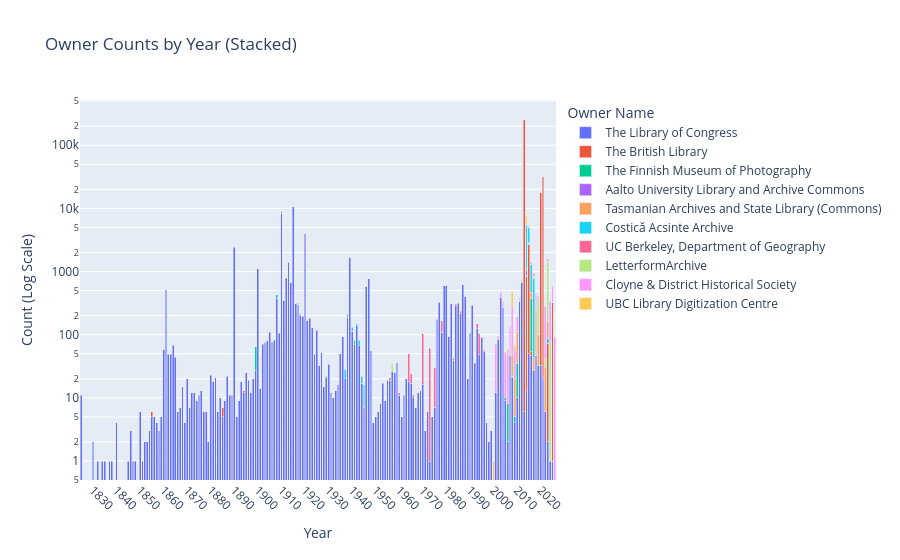

Here is the notebook cell this chart was saved with:
### Code cell
plot_year_per_institution(df)
plot_granularity(df)

### Figure 1 — Plotly figure (JSON) as saved in the notebook; plotly's stock layout.template omitted (floating-point values rounded to 4 significant figures; data arrays with more than 128 entries replaced by an {"elided": "..."} marker saying what was removed)
{"data": [{"alignmentgroup": "True", "hovertemplate": "owner_name=The Library of Congress<br>year=%{x}<br>count=%{y}<extra></extra>", "legendgroup": "The Library of Congress", "marker": {"color": "#636efa", "pattern": {"shape": ""}}, "name": "The Library of Congress", "offsetgroup": "The Library of Congress", "orientation": "v", "showlegend": true, "textposition": "auto", "type": "bar", "x": {"elided": "187 int values"}, "xaxis": "x", "y": {"elided": "187 int values"}, "yaxis": "y"}, {"alignmentgroup": "True", "hovertemplate": "owner_name=The British Library<br>year=%{x}<br>count=%{y}<extra></extra>", "legendgroup": "The British Library", "marker": {"color": "#EF553B", "pattern": {"shape": ""}}, "name": "The British Library", "offsetgroup": "The British Library", "orientation": "v", "showlegend": true, "textposition": "auto", "type": "bar", "x": [1855, 1885, 1894, 2013, 2014, 2015, 2016, 2017, 2018, 2020, 2021, 2023, 2025], "xaxis": "x", "y": [1, 2, 1, 258869, 812, 2639, 8, 1, 1, 17903, 31874, 71, 318], "yaxis": "y"}, {"alignmentgroup": "True", "hovertemplate": "owner_name=The Finnish Museum of Photography<br>year=%{x}<br>count=%{y}<extra></extra>", "legendgroup": "The Finnish Museum of Photography", "marker": {"color": "#00cc96", "pattern": {"shape": ""}}, "name": "The Finnish Museum of Photography", "offsetgroup": "The Finnish Museum of Photography", "orientation": "v", "showlegend": true, "textposition": "auto", "type": "bar", "x": [1899, 1908, 1910, 1911, 1913, 1915, 1930, 1938, 2004, 2005, 2006, 2008, 2009, 2010, 2011, 2012, 2013, 2014, 2015, 2016, 2023], "xaxis": "x", "y": [37, 51, 1, 2, 10, 2, 1, 1, 2, 1, 6, 1, 1, 25, 1, 2, 41, 55, 2, 323, 15], "yaxis": "y"}, {"alignmentgroup": "True", "hovertemplate": "owner_name=Aalto University Library and Archive Commons<br>year=%{x}<br>count=%{y}<extra></extra>", "legendgroup": "Aalto University Library and Archive Commons", "marker": {"color": "#ab63fa", "pattern": {"shape": ""}}, "name": "Aalto University Library and Archive Commons", "offsetgroup": "Aalto University Library and Archive Commons", "orientation": "v", "showlegend": true, "textposition": "auto", "type": "bar", "x": [1900, 1910, 1920, 1930, 1940, 2013, 2014, 2015, 2021], "xaxis": "x", "y": [1, 447, 2, 1, 1, 4, 176, 98, 79], "yaxis": "y"}, {"alignmentgroup": "True", "hovertemplate": "owner_name=Tasmanian Archives and State Library (Commons)<br>year=%{x}<br>count=%{y}<extra></extra>", "legendgroup": "Tasmanian Archives and State Library (Commons)", "marker": {"color": "#FFA15A", "pattern": {"shape": ""}}, "name": "Tasmanian Archives and State Library (Commons)", "offsetgroup": "Tasmanian Archives and State Library (Commons)", "orientation": "v", "showlegend": true, "textposition": "auto", "type": "bar", "x": [1914, 1915, 1916, 1917, 1918, 2007, 2008, 2009, 2010, 2011, 2012, 2013, 2014, 2015, 2016, 2017, 2018, 2019, 2020, 2021, 2022, 2023], "xaxis": "x", "y": [2, 58, 3, 25, 13, 1, 24, 15, 79, 19, 37, 199, 69, 73, 91, 15, 189, 69, 29, 31, 24, 75], "yaxis": "y"}, {"alignmentgroup": "True", "hovertemplate": "owner_name=Costică Acsinte Archive<br>year=%{x}<br>count=%{y}<extra></extra>", "legendgroup": "Costică Acsinte Archive", "marker": {"color": "#19d3f3", "pattern": {"shape": ""}}, "name": "Costică Acsinte Archive", "offsetgroup": "Costică Acsinte Archive", "orientation": "v", "showlegend": true, "textposition": "auto", "type": "bar", "x": [1929, 1936, 1937, 1938, 1939, 1940, 1941, 1942, 1943, 1944, 1945, 1946, 2013, 2014, 2015, 2016, 2017], "xaxis": "x", "y": [1, 1, 8, 22, 16, 18, 12, 10, 15, 5, 9, 1, 932, 4312, 2166, 831, 740], "yaxis": "y"}, {"alignmentgroup": "True", "hovertemplate": "owner_name=UC Berkeley, Department of Geography<br>year=%{x}<br>count=%{y}<extra></extra>", "legendgroup": "UC Berkeley, Department of Geography", "marker": {"color": "#FF6692", "pattern": {"shape": ""}}, "name": "UC Berkeley, Department of Geography", "offsetgroup": "UC Berkeley, Department of Geography", "orientation": "v", "showlegend": true, "textposition": "auto", "type": "bar", "x": [1947, 1956, 1960, 1964, 1965, 1966, 1970, 1973, 1975, 1976, 1977, 1978, 1980, 1981, 1982, 1983, 1984, 1986, 1988, 1993, 1994, 1995, 1996], "xaxis": "x", "y": [2, 2, 1, 32, 7, 1, 87, 60, 23, 6, 13, 56, 5, 1, 1, 3, 22, 23, 2, 24, 56, 4, 3], "yaxis": "y"}, {"alignmentgroup": "True", "hovertemplate": "owner_name=LetterformArchive<br>year=%{x}<br>count=%{y}<extra></extra>", "legendgroup": "LetterformArchive", "marker": {"color": "#B6E880", "pattern": {"shape": ""}}, "name": "LetterformArchive", "offsetgroup": "LetterformArchive", "orientation": "v", "showlegend": true, "textposition": "auto", "type": "bar", "x": [1957, 1958, 2015, 2017, 2018, 2019, 2020, 2021, 2022, 2023, 2024, 2025], "xaxis": "x", "y": [8, 1, 13, 63, 22, 288, 200, 255, 11, 1288, 74, 6], "yaxis": "y"}, {"alignmentgroup": "True", "hovertemplate": "owner_name=Cloyne & District Historical Society<br>year=%{x}<br>count=%{y}<extra></extra>", "legendgroup": "Cloyne & District Historical Society", "marker": {"color": "#FF97FF", "pattern": {"shape": ""}}, "name": "Cloyne & District Historical Society", "offsetgroup": "Cloyne & District Historical Society", "orientation": "v", "showlegend": true, "textposition": "auto", "type": "bar", "x": [1970, 2001, 2002, 2003, 2004, 2005, 2006, 2007, 2008, 2009, 2010, 2011, 2012, 2013, 2014, 2015, 2016, 2017, 2018, 2019, 2020, 2021, 2022, 2023, 2024, 2025, 2026], "xaxis": "x", "y": [1, 58, 9, 71, 66, 43, 42, 88, 236, 36, 78, 24, 18, 25, 183, 188, 78, 115, 179, 22, 227, 302, 236, 156, 255, 265, 90], "yaxis": "y"}, {"alignmentgroup": "True", "hovertemplate": "owner_name=UBC Library Digitization Centre<br>year=%{x}<br>count=%{y}<extra></extra>", "legendgroup": "UBC Library Digitization Centre", "marker": {"color": "#FECB52", "pattern": {"shape": ""}}, "name": "UBC Library Digitization Centre", "offsetgroup": "UBC Library Digitization Centre", "orientation": "v", "showlegend": true, "textposition": "auto", "type": "bar", "x": [2000, 2006, 2008, 2009, 2010, 2011, 2012, 2013, 2014, 2015, 2016], "xaxis": "x", "y": [1, 9, 188, 12, 3, 1, 2, 168, 1837, 218, 59], "yaxis": "y"}], "layout": {"barmode": "stack", "legend": {"title": {"text": "Owner Name"}, "tracegroupgap": 0}, "title": {"text": "Owner Counts by Year (Stacked)"}, "xaxis": {"anchor": "y", "domain": [0, 1], "dtick": 10, "tick0": 1820, "tickangle": 45, "tickmode": "linear", "title": {"text": "Year"}}, "yaxis": {"anchor": "x", "domain": [0, 1], "title": {"text": "Count (Log Scale)"}, "type": "log"}}}
